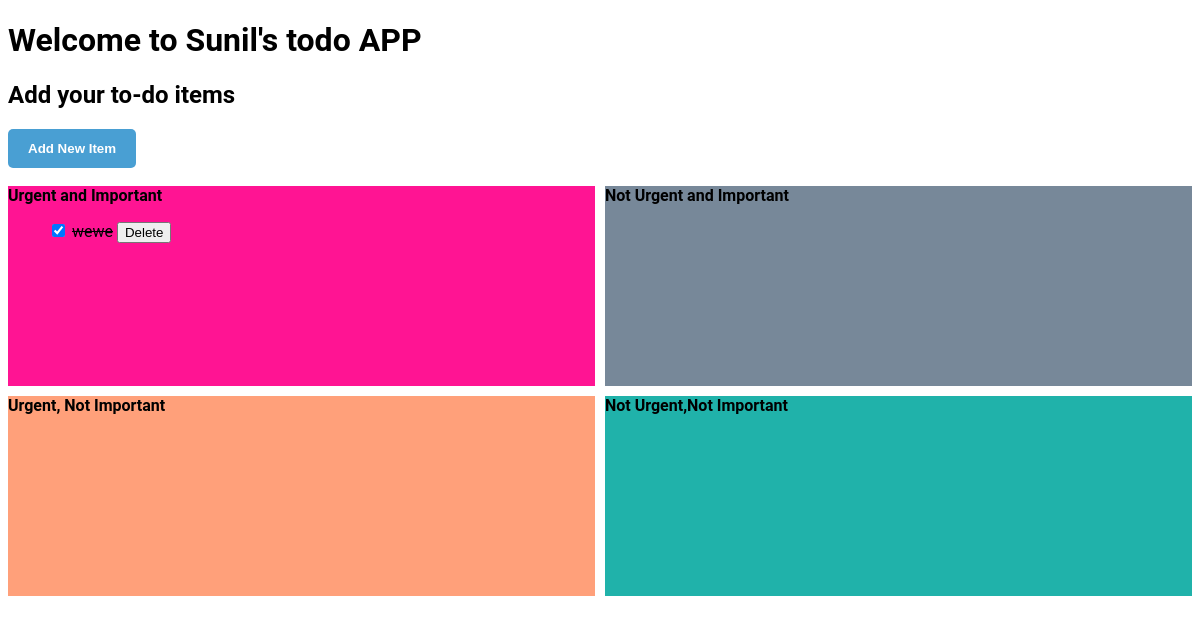
/todo/, run on an earlier commit of the app's database.
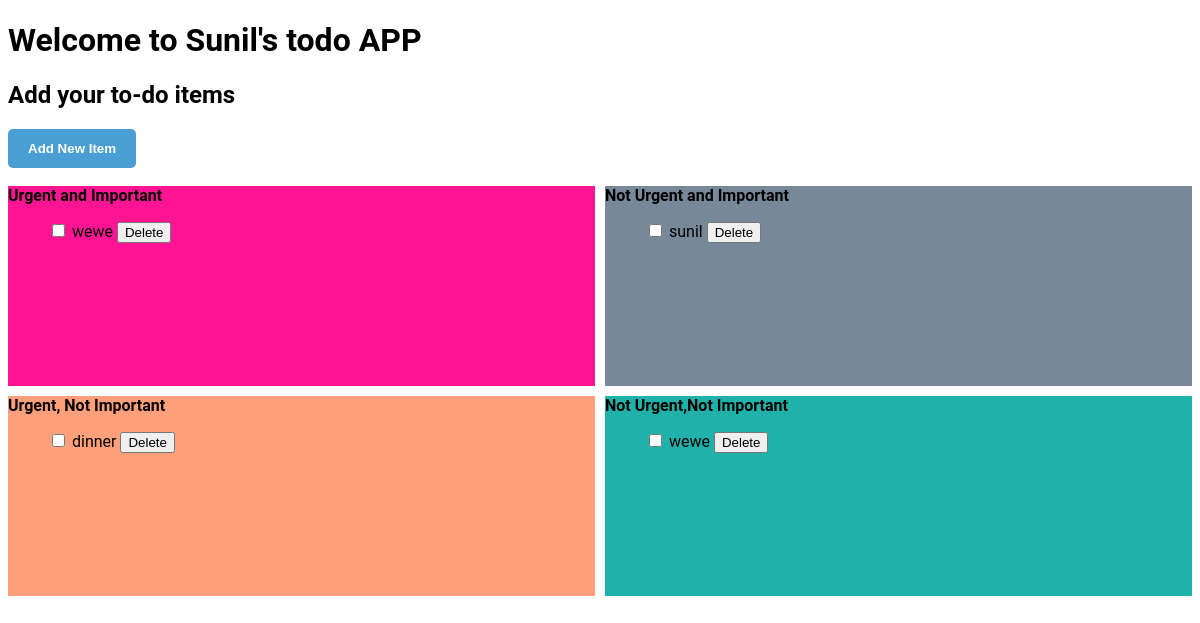
And on a later commit of the database.
### todo/models.py (models this page shows)
class TodoItem(models.Model):
    content=models.TextField()
    Urgent = models.BooleanField(null=True)
    Important = models.BooleanField(null=True)
    Datelogged= models.DateTimeField(null=True)
    Targetdate = models.DateTimeField(null=True)
    Flag=models.BooleanField(null=False)

### todo/views.py (the view)
# urls.py: path('todo/',todoView),
def todoView(request):
    all_todo_items=TodoItem.objects.all()
    return render(request,'todo.html',{"all_items":all_todo_items})

### templates/todo.html (shortened to what the changed rows need)
<!DOCTYPE html>
<html lang="en">
<head>
</head>
<body>
<h1>Welcome to Sunil's todo APP</h1>
<h2>Add your to-do items</h2>
    <br>
    <br>
    <br>
           <div class="wrapper">
               <div class="one"><b>Urgent and Important</b>
               <ul style="list-style-type:none">
                {% for items in all_items %}
                   {% if items.Urgent and items.Important %}
                    <li>
                   <form action="/strikeTodo/{{items.id}}/" method="post" style="display:inline;">{% csrf_token %}
                       {% if items.Flag %}
                       <input type="checkbox" class="mycheckbox" onChange="this.form.submit()" checked>
                       <label><del>{{items.content}}</del></label>
                       {% else %}
                       <input type="checkbox" class="mycheckbox" onChange="this.form.submit()">
                       <label>{{items.content}}</label>
                       {% endif %}
                   </form>
                        <form action="/deleteTodo/{{items.id}}/" method="post" style="display:inline;">{% csrf_token %}
                        <input type="submit" value="Delete" >
                        </form>
                     </li>
                   {% endif %}
                {% endfor %}
                </ul>
               </div>
               <div class="two"><b>Not Urgent and Important</b>
               <ul style="list-style-type:none">
                {% for items in all_items %}
                   {% if not items.Urgent and items.Important %}
                   <li>
                       <form action="/strikeTodo/{{items.id}}/" method="post" style="display:inline;">{% csrf_token %}
                           {% if items.Flag %}
                           <input type="checkbox" class="mycheckbox" onChange="this.form.submit()" checked>
                           <label><del>{{items.content}}</del></label>
                           {% else %}
                           <input type="checkbox" class="mycheckbox" onChange="this.form.submit()">
                           <label>{{items.content}}</label>
                           {% endif %}
                       </form>
                       <form action="/deleteTodo/{{items.id}}/" method="post" style="display:inline;">{% csrf_token %}
                           <input type="submit" value="Delete" >
                       </form>
                   </li>
                   {% endif %}
                {% endfor %}
                </ul>
               </div>
               <div class ="three"><b>Urgent, Not Important</b>
               <ul style="list-style-type:none">
                {% for items in all_items %}
                   {% if items.Urgent and not items.Important %}
                   <li>
                       <form action="/strikeTodo/{{items.id}}/" method="post" style="display:inline;">{% csrf_token %}
                           {% if items.Flag %}
                           <input type="checkbox" class="mycheckbox" onChange="this.form.submit()" checked>
                           <label><del>{{items.content}}</del></label>
                           {% else %}
                           <input type="checkbox" class="mycheckbox" onChange="this.form.submit()">
                           <label>{{items.content}}</label>
                           {% endif %}
                       </form>
                       <form action="/deleteTodo/{{items.id}}/" method="post" style="display:inline;">{% csrf_token %}
                           <input type="submit" value="Delete" >
                       </form>
                   </li>
                   {% endif %}
                {% endfor %}
                </ul>
               </div>
               <div class="four"><b>Not Urgent,Not Important</b>
               <ul style="list-style-type:none">
                {% for items in all_items %}
                   {% if not items.Urgent and not items.Important %}
                   <li>
                       <form action="/strikeTodo/{{items.id}}/" method="post" style="display:inline;">{% csrf_token %}
                           {% if items.Flag %}
                           <input type="checkbox" class="mycheckbox" onChange="this.form.submit()" checked>
                           <label><del>{{items.content}}</del></label>
                           {% else %}
                           <input type="checkbox" class="mycheckbox" onChange="this.form.submit()">
                           <label>{{items.content}}</label>
                           {% endif %}
                       </form>
                       <form action="/deleteTodo/{{items.id}}/" method="post" style="display:inline;">{% csrf_token %}
                           <input type="submit" value="Delete" >
                       </form>
                   </li>
                   {% endif %}
                {% endfor %}
                </ul>
               </div>
           </div>
</body>
</html>

What changed in the data, as far as the page shows it:
changed TodoItem (number 1 of 4 on the later page): Flag True → False (drawn); value "☑" → "☐"
added TodoItem: content "sunil"
added TodoItem: content "dinner"
added TodoItem: content "wewe"
